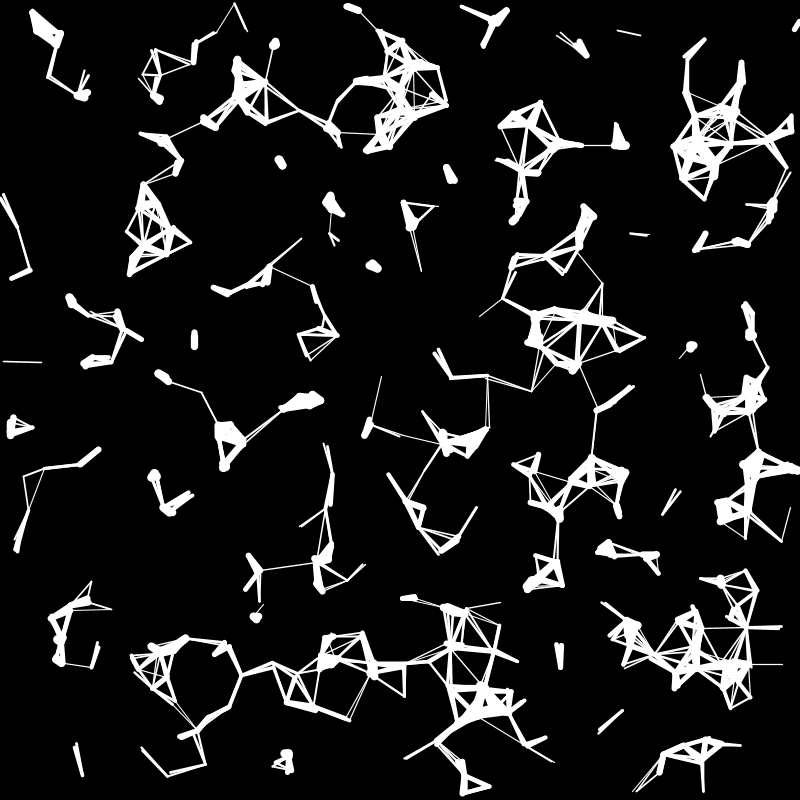
Frame 1 (no input)
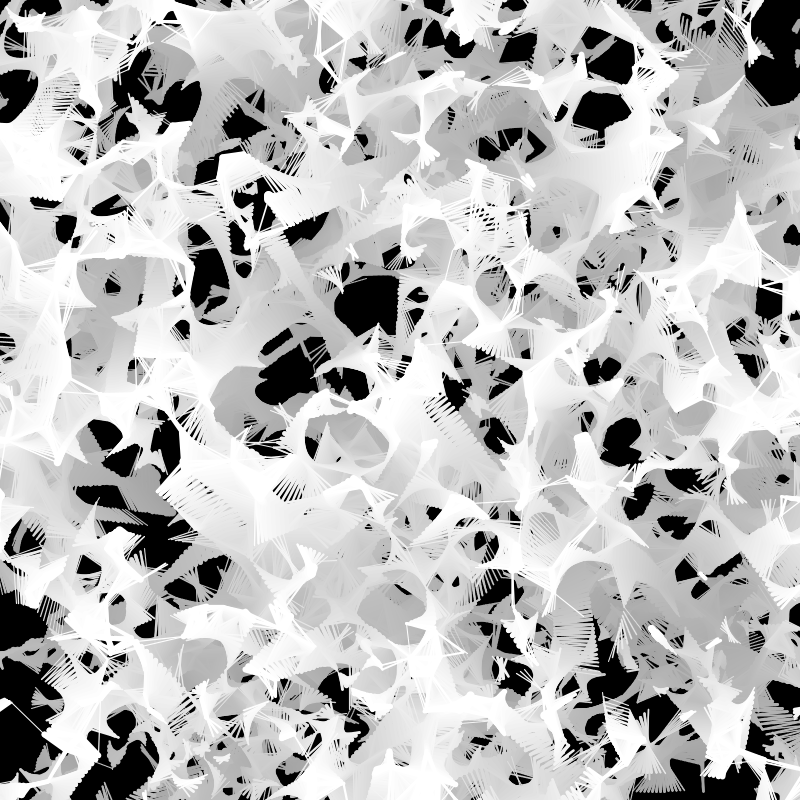
Frame 60 (the mouse pressed at the canvas centre just before this capture)
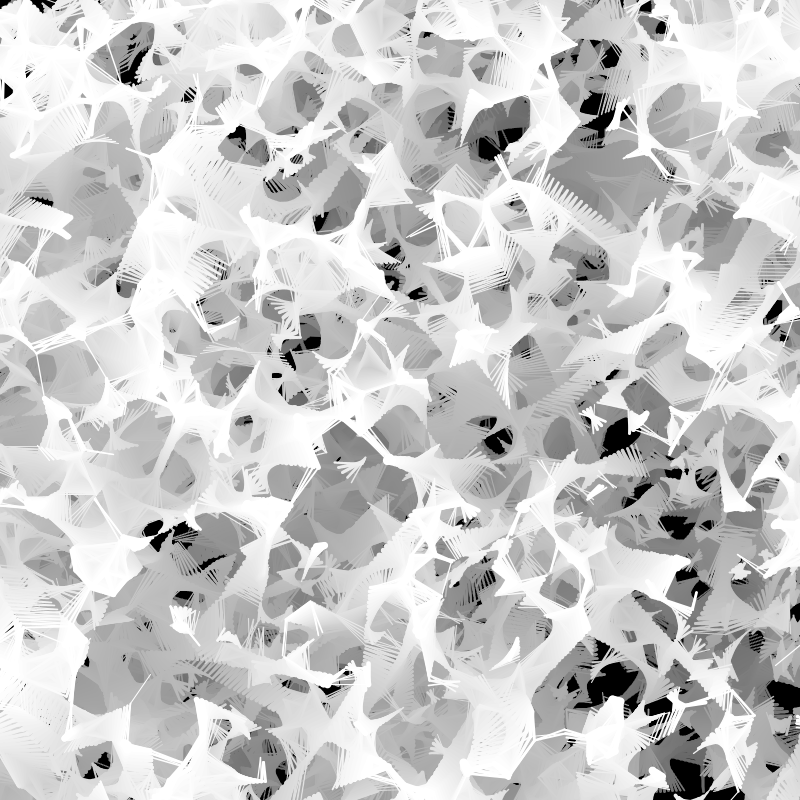
Frame 120 (the mouse held since frame 60 and released just before this capture)

The Processing sketch that drew these frames (run headless with seeded random() and noise(); from frame 60 on, the mouse is pressed at the canvas centre):

// Processing sketch: bit2atom20210927b_ArrayOfBalls_chaosPattern
// ── bit2atom20210927b_ArrayOfBalls_chaosPattern.pde
Ball[] tinyBalls;
int totalNumOfBalls = 500;

void setup() {
  size(800, 800);
  background(0);
  initiateData();
  //float bX_, float bY_, float bD_
  //tinyBall = new Ball(random(width), random(height), 50);
}

void initiateData() {
  //float bX_, float bY_, float bD_
  //tinyBall = new Ball(random(width), random(height), 50);
  tinyBalls = new Ball[totalNumOfBalls];
  for (int i = 0; i < tinyBalls.length; i ++) {
    float dd = random(10, 60);
    tinyBalls[i] = new Ball(random(width), random(height), dd);
  }
}

void draw() {
  //background(0);
  fill(0, 2);
  noStroke();
  rect(0, 0, width, height);
  for (int i = 0; i < tinyBalls.length; i ++) {
    //tinyBalls[i].display();
    tinyBalls[i].move();
    tinyBalls[i].edge();
    tinyBalls[i].shakeHands();
  }
}

void keyPressed() {
  if ( key == 'r') {
    initiateData();
  }
}

// ── Ball.pde
class Ball {
  float bX, by, bD;
  color c = 255;
  boolean shakeHand;
  
  float speedX, speedY;

  //构造函数
  Ball(float bX_, float bY_, float bD_) {
    bX = bX_;
    by = bY_;
    bD = bD_;
    speedX = random(-5, 5);
    speedY = random(-5, 5);
  }
  
  void move(){
    bX = bX + speedX;
    by += speedY;
  }
  
  void edge(){
    if(bX > width + bD/2){
      bX = -bD/2;
    }
    if(bX < -bD/2){
      bX = width + bD/2;
    }
    if(by > height + bD/2){
      by = -bD/2;
    }
    if(by < -bD/2){
      by = height + bD/2;
    }
  }

  void display() {
    if (shakeHand) {
      stroke(255, 255, 255);
    } else {
      stroke(c);
    }
    strokeWeight(1);
    noFill();
    ellipse(bX, by, bD, bD);
  }

  void shakeHands() {
    for (Ball b : tinyBalls) {
      if (b != this) {
        float rR = b.bD/2 + this.bD/2;
        float d = sqrt((b.bX - bX)
          *(b.bX - bX)
          +(b.by - by)
          *(b.by - by));
        if (d < rR) {
          shakeHand = true;
          stroke(255);
          float w = map(d, 0, rR, 10, 1);
          strokeWeight(w);
          line(b.bX, b.by, bX, by);
        }
      }
    }
  }
}
